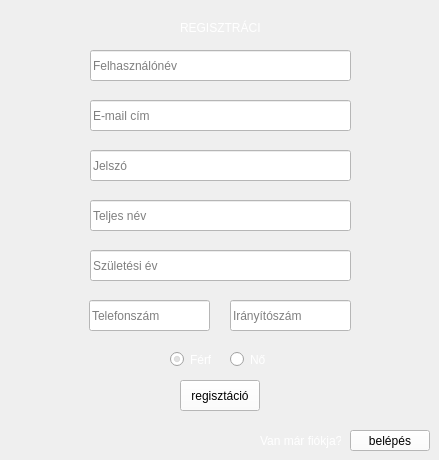
     <widget class="QWidget" name="registrationPage">
      <widget class="QLineEdit" name="usernameFieldRegistration">
       <property name="geometry">
        <rect>
         <x>90</x>
         <y>50</y>
         <width>261</width>
         <height>31</height>
        </rect>
       </property>
       <property name="styleSheet">
        <string notr="true">background-color: rgb(255, 255, 255);</string>
       </property>
       <property name="placeholderText">
        <string>Felhasználónév</string>
       </property>
      </widget>
      <widget class="QLabel" name="registrationLabel">
       <property name="geometry">
        <rect>
         <x>180</x>
         <y>20</y>
         <width>81</width>
         <height>16</height>
        </rect>
       </property>
       <property name="styleSheet">
        <string notr="true">color: rgb(255, 255, 255);</string>
       </property>
       <property name="text">
        <string>REGISZTRÁCIÓ</string>
       </property>
      </widget>
      <widget class="QLineEdit" name="emailFieldRegistration">
       <property name="geometry">
        <rect>
         <x>90</x>
         <y>100</y>
         <width>261</width>
         <height>31</height>
        </rect>
       </property>
       <property name="styleSheet">
        <string notr="true">background-color: rgb(255, 255, 255);</string>
       </property>
       <property name="placeholderText">
        <string>E-mail cím</string>
       </property>
      </widget>
      <widget class="QLineEdit" name="passwordFieldRegistration">
       <property name="geometry">
        <rect>
         <x>90</x>
         <y>150</y>
         <width>261</width>
         <height>31</height>
        </rect>
       </property>
       <property name="styleSheet">
        <string notr="true">background-color: rgb(255, 255, 255);</string>
       </property>
       <property name="placeholderText">
        <string>Jelszó</string>
       </property>
      </widget>
      <widget class="QLineEdit" name="nameFieldRegistration">
       <property name="geometry">
        <rect>
         <x>90</x>
         <y>200</y>
         <width>261</width>
         <height>31</height>
        </rect>
       </property>
       <property name="styleSheet">
        <string notr="true">background-color: rgb(255, 255, 255);</string>
       </property>
       <property name="placeholderText">
        <string>Teljes név</string>
       </property>
      </widget>
      <widget class="QLineEdit" name="birthFieldRegistration">
       <property name="geometry">
        <rect>
         <x>90</x>
         <y>250</y>
         <width>261</width>
         <height>31</height>
        </rect>
       </property>
       <property name="styleSheet">
        <string notr="true">background-color: rgb(255, 255, 255);</string>
       </property>
       <property name="placeholderText">
        <string>Születési év</string>
       </property>
      </widget>
      <widget class="QPushButton" name="loginButtonRegistration">
       <property name="geometry">
        <rect>
         <x>350</x>
         <y>430</y>
         <width>80</width>
         <height>21</height>
        </rect>
       </property>
       <property name="styleSheet">
        <string notr="true">background-color: rgb(255, 255, 255);
color: rgb(0, 0, 0);</string>
       </property>
       <property name="text">
        <string>belépés</string>
       </property>
      </widget>
      <widget class="QLabel" name="label_3">
       <property name="geometry">
        <rect>
         <x>260</x>
         <y>430</y>
         <width>81</width>
         <height>21</height>
        </rect>
       </property>
       <property name="styleSheet">
        <string notr="true">color: rgb(255, 255, 255);</string>
       </property>
       <property name="text">
        <string>Van már fiókja?</string>
       </property>
      </widget>
      <widget class="QRadioButton" name="maleRadioRegistration">
       <property name="geometry">
        <rect>
         <x>170</x>
         <y>350</y>
         <width>41</width>
         <height>19</height>
        </rect>
       </property>
       <property name="styleSheet">
        <string notr="true">color: rgb(255, 255, 255);</string>
       </property>
       <property name="text">
        <string>Férfi</string>
       </property>
       <property name="checked">
        <bool>true</bool>
       </property>
      </widget>
      <widget class="QRadioButton" name="femaleRadioRegistration">
       <property name="geometry">
        <rect>
         <x>230</x>
         <y>350</y>
         <width>41</width>
         <height>19</height>
        </rect>
       </property>
       <property name="styleSheet">
        <string notr="true">color: rgb(255, 255, 255);</string>
       </property>
       <property name="text">
        <string>Nő</string>
       </property>
      </widget>
      <widget class="QPushButton" name="registrationButtonRegistration">
       <property name="geometry">
        <rect>
         <x>180</x>
         <y>380</y>
         <width>80</width>
         <height>31</height>
        </rect>
       </property>
       <property name="styleSheet">
        <string notr="true">background-color: rgb(255, 255, 255);
color: rgb(0, 0, 0);</string>
       </property>
       <property name="text">
        <string>regisztáció</string>
       </property>
      </widget>
      <widget class="QLineEdit" name="phoneFieldRegistration">
       <property name="geometry">
        <rect>
         <x>89</x>
         <y>300</y>
         <width>121</width>
         <height>31</height>
        </rect>
       </property>
       <property name="styleSheet">
        <string notr="true">background-color: rgb(255, 255, 255);</string>
       </property>
       <property name="placeholderText">
        <string>Telefonszám</string>
       </property>
      </widget>
      <widget class="QLineEdit" name="postcodeFieldRegistration">
       <property name="geometry">
        <rect>
         <x>230</x>
         <y>300</y>
         <width>121</width>
         <height>31</height>
        </rect>
       </property>
       <property name="styleSheet">
        <string notr="true">background-color: rgb(255, 255, 255);</string>
       </property>
       <property name="placeholderText">
        <string>Irányítószám</string>
       </property>
      </widget>
     </widget>
